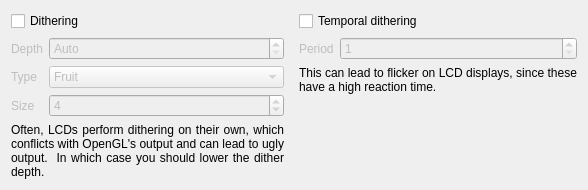
                <widget class="QWidget" name="ditherTab">
                 <attribute name="title">
                  <string>Dither</string>
                 </attribute>
                 <layout class="QHBoxLayout" name="ditherTabLayout">
                  <property name="spacing">
                   <number>15</number>
                  </property>
                  <item>
                   <widget class="QFrame" name="ditherFrameLeft">
                    <layout class="QFormLayout" name="ditherFrameLeftLayout">
                     <property name="leftMargin">
                      <number>0</number>
                     </property>
                     <property name="topMargin">
                      <number>0</number>
                     </property>
                     <property name="rightMargin">
                      <number>0</number>
                     </property>
                     <property name="bottomMargin">
                      <number>0</number>
                     </property>
                     <item row="0" column="0" colspan="2">
                      <widget class="QCheckBox" name="ditherDithering">
                       <property name="text">
                        <string>Dithering</string>
                       </property>
                      </widget>
                     </item>
                     <item row="1" column="0">
                      <widget class="QLabel" name="ditherDepthLabel">
                       <property name="enabled">
                        <bool>false</bool>
                       </property>
                       <property name="text">
                        <string>Depth</string>
                       </property>
                      </widget>
                     </item>
                     <item row="1" column="1">
                      <widget class="QSpinBox" name="ditherDepth">
                       <property name="enabled">
                        <bool>false</bool>
                       </property>
                       <property name="sizePolicy">
                        <sizepolicy hsizetype="MinimumExpanding" vsizetype="Fixed">
                         <horstretch>0</horstretch>
                         <verstretch>0</verstretch>
                        </sizepolicy>
                       </property>
                       <property name="specialValueText">
                        <string>Auto</string>
                       </property>
                       <property name="maximum">
                        <number>8</number>
                       </property>
                      </widget>
                     </item>
                     <item row="2" column="0">
                      <widget class="QLabel" name="ditherTypeLabel">
                       <property name="enabled">
                        <bool>false</bool>
                       </property>
                       <property name="text">
                        <string>Type</string>
                       </property>
                      </widget>
                     </item>
                     <item row="2" column="1">
                      <widget class="QComboBox" name="ditherType">
                       <property name="enabled">
                        <bool>false</bool>
                       </property>
                       <property name="sizePolicy">
                        <sizepolicy hsizetype="MinimumExpanding" vsizetype="Fixed">
                         <horstretch>0</horstretch>
                         <verstretch>0</verstretch>
                        </sizepolicy>
                       </property>
                       <item>
                        <property name="text">
                         <string>Fruit</string>
                        </property>
                       </item>
                       <item>
                        <property name="text">
                         <string>Ordered</string>
                        </property>
                       </item>
                       <item>
                        <property name="text">
                         <string>No</string>
                        </property>
                       </item>
                      </widget>
                     </item>
                     <item row="3" column="0">
                      <widget class="QLabel" name="ditherFruitSizeLabel">
                       <property name="enabled">
                        <bool>false</bool>
                       </property>
                       <property name="text">
                        <string>Size</string>
                       </property>
                      </widget>
                     </item>
                     <item row="3" column="1">
                      <widget class="QSpinBox" name="ditherFruitSize">
                       <property name="enabled">
                        <bool>false</bool>
                       </property>
                       <property name="sizePolicy">
                        <sizepolicy hsizetype="MinimumExpanding" vsizetype="Fixed">
                         <horstretch>0</horstretch>
                         <verstretch>0</verstretch>
                        </sizepolicy>
                       </property>
                       <property name="minimum">
                        <number>2</number>
                       </property>
                       <property name="maximum">
                        <number>8</number>
                       </property>
                       <property name="value">
                        <number>4</number>
                       </property>
                      </widget>
                     </item>
                     <item row="4" column="0" colspan="2">
                      <widget class="QLabel" name="ditherLCDUgly">
                       <property name="text">
                        <string>Often, LCDs perform dithering on their own, which conflicts with OpenGL's output and can lead to ugly output.  In which case you should lower the dither depth.</string>
                       </property>
                       <property name="alignment">
                        <set>Qt::AlignmentFlag::AlignJustify|Qt::AlignmentFlag::AlignTop</set>
                       </property>
                       <property name="wordWrap">
                        <bool>true</bool>
                       </property>
                      </widget>
                     </item>
                    </layout>
                   </widget>
                  </item>
                  <item>
                   <widget class="QFrame" name="ditherFrameRight">
                    <layout class="QFormLayout" name="ditherFrameRightLayout">
                     <property name="leftMargin">
                      <number>0</number>
                     </property>
                     <property name="topMargin">
                      <number>0</number>
                     </property>
                     <property name="rightMargin">
                      <number>0</number>
                     </property>
                     <property name="bottomMargin">
                      <number>0</number>
                     </property>
                     <item row="0" column="0" colspan="2">
                      <widget class="QCheckBox" name="ditherTemporal">
                       <property name="text">
                        <string>Temporal dithering</string>
                       </property>
                      </widget>
                     </item>
                     <item row="1" column="0">
                      <widget class="QLabel" name="ditherTemporalPeriodLabel">
                       <property name="enabled">
                        <bool>false</bool>
                       </property>
                       <property name="text">
                        <string>Period</string>
                       </property>
                      </widget>
                     </item>
                     <item row="1" column="1">
                      <widget class="QSpinBox" name="ditherTemporalPeriod">
                       <property name="enabled">
                        <bool>false</bool>
                       </property>
                       <property name="sizePolicy">
                        <sizepolicy hsizetype="MinimumExpanding" vsizetype="Fixed">
                         <horstretch>0</horstretch>
                         <verstretch>0</verstretch>
                        </sizepolicy>
                       </property>
                       <property name="minimum">
                        <number>1</number>
                       </property>
                       <property name="maximum">
                        <number>128</number>
                       </property>
                      </widget>
                     </item>
                     <item row="2" column="0" colspan="2">
                      <widget class="QLabel" name="ditherLCDFlicker">
                       <property name="text">
                        <string>This can lead to flicker on LCD displays, since these  have a high reaction time.</string>
                       </property>
                       <property name="alignment">
                        <set>Qt::AlignmentFlag::AlignJustify|Qt::AlignmentFlag::AlignTop</set>
                       </property>
                       <property name="wordWrap">
                        <bool>true</bool>
                       </property>
                      </widget>
                     </item>
                    </layout>
                   </widget>
                  </item>
                 </layout>
                </widget>
